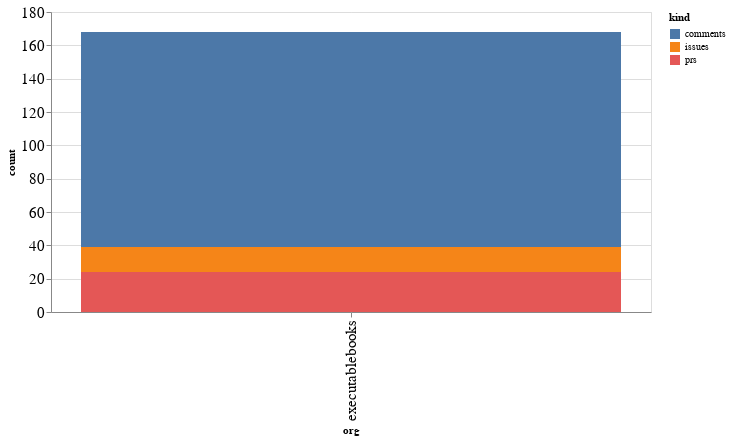

The notebook cell this image was saved under:
### Code cell
alt.Chart(org_summaries, width=600).mark_bar().encode(
    x='org',
    y='count',
    color='kind',
    tooltip="org"
)

### Figure 1 — Vega-Lite specification as saved in the notebook (floating-point values rounded to 4 significant figures)
{"config": {"axisLeft": {"labelFontSize": 15}, "axisBottom": {"labelFontSize": 15}}, "data": {"name": "data-2c9b3a3ed4402d6d10b5ba35f1ddeff5"}, "mark": "bar", "encoding": {"color": {"type": "nominal", "field": "kind"}, "tooltip": {"type": "nominal", "field": "org"}, "x": {"type": "nominal", "field": "org"}, "y": {"type": "quantitative", "field": "count"}}, "width": 600, "$schema": "https://vega.github.io/schema/vega-lite/v4.8.1.json", "datasets": {"data-2c9b3a3ed4402d6d10b5ba35f1ddeff5": [{"org": "executablebooks", "kind": "comments", "count": 129}, {"org": "executablebooks", "kind": "issues", "count": 15}, {"org": "executablebooks", "kind": "prs", "count": 24}]}}
